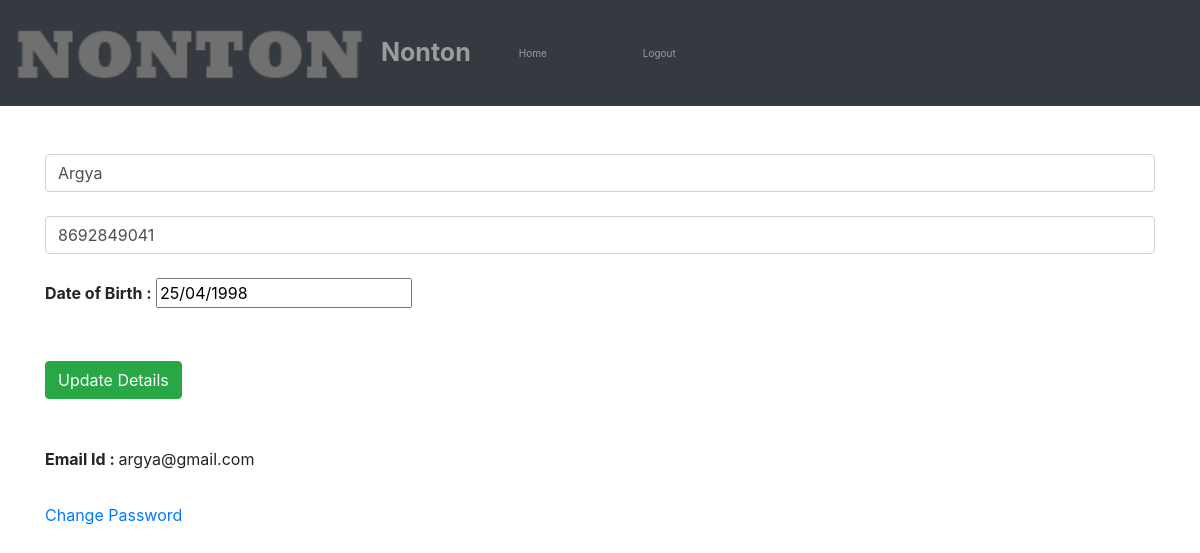
Screenshot of /nonton/account.php (signed in) with the database file from the repository.
### tables this page shows
CREATE TABLE `user1` (
  `id` int(100) NOT NULL,
  `username` varchar(25) NOT NULL,
  `passwd` varchar(20) NOT NULL,
  `name` varchar(20) NOT NULL,
  `phone` varchar(10) NOT NULL,
  `email` varchar(25) NOT NULL,
  `DOB` varchar(10) NOT NULL,
  `mid` int(11) DEFAULT NULL
);

### nonton/account.php (the view, shortened to what this page needs)
<!DOCTYPE html>
<html lang="en" dir="ltr">
<head>
  <link rel="stylesheet" href="homepage.css" type="text/css">
  <link rel="stylesheet" href="https://stackpath.bootstrapcdn.com/bootstrap/4.1.3/css/bootstrap.min.css">
</head>
  <body>
    <header>
        <nav class="navbar navbar-expand-md navbar-dark bg-dark">
            <a href="homepage.php" class="navbar-brand"> <img src="images/logo.png" alt=""> </a>
            <span class="navbar-text">Nonton</span>
            <ul class="navbar-nav">
              <li class="nav-item"> <a href="homepage.php" class="nav-link">Home</a> </li>
              <li class="nav-item"> <a href="logout.php" class="nav-link">Logout</a> </li>
            </ul>
        </nav>
     </header>
     <div class="container">
       <?php
             include 'dbh.php';
             $id = $_SESSION['id'];
             $sql = "SELECT * FROM user1 WHERE id = $id ";
             $newrecords = mysqli_query($conn,$sql);
             $result = mysqli_fetch_assoc($newrecords);
     echo"  <form  action='update.php' method='POST'>
         <br><br><input type='text' class='form-control' placeholder='Enter full name' name='fname' value='".ucwords($result['name'])."'>
         <br>
         <input type='text' class='form-control' placeholder='Enter mobile number' name='phn' value='".$result['phone']."'>
         <br>
         <label><b>Date of Birth : </b></label>
         <input type='text' class='from-control' placeholder='Enter Date of Birth' name='dob' value='".$result['DOB']."'><br>
             <div class='signupbutton'>
               <br><br>
               <button type='submit' class='btn btn-success' name='sub' value='submit'>Update Details</button>
             </div>
             </form>
             <br><br>
             <label><b>Email Id : </b>".$result['email']."</label>
             <br><br>
             <a href='accountp.php'>Change Password</a>
             ";
        ?>
     </div>
   </body>
 </html>

### nonton/homepage.css (style rules this page uses)
body { font-family: sans-serif; height: 100%; }
.navbar-text { font-size: 30px; font-weight: bold; }
.navbar li { padding: 0 40px; }
.nav-item a { text-decoration: none; color: white; font-size: 10px; }
.navbar span { font-size: 25px; }
.navbar-brand img { height: 80px; }

### rows the page displays
user1: fname "Argya", phn "8692849041", dob "25/04/1998", email "argya@gmail.com"
